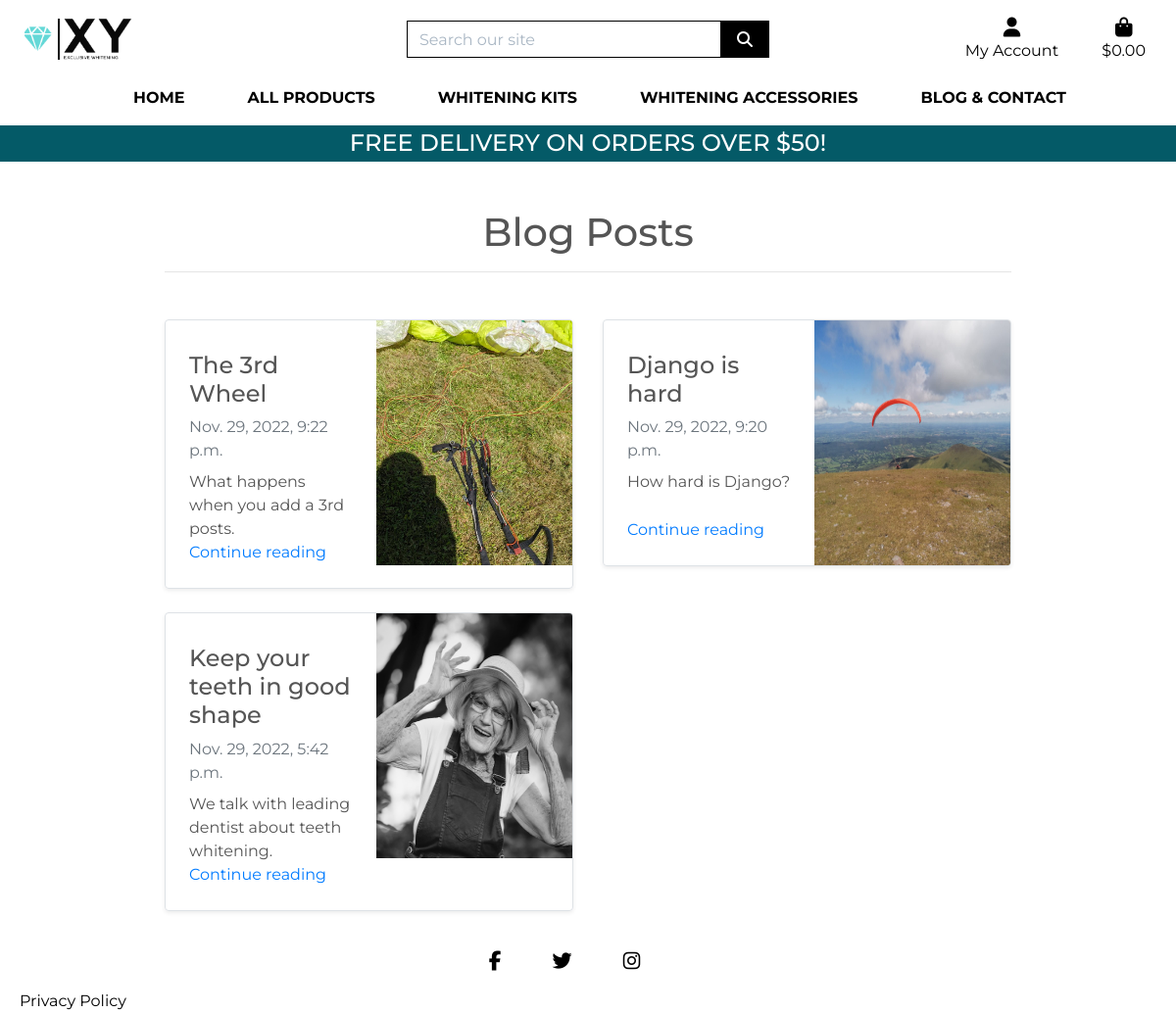
Page /blog/posts/ on the committed database.
### blog/models.py (models this page shows, shortened)
class Post(models.Model):
    title = models.CharField(max_length=100)
    slug = models.SlugField()
    overview = models.TextField()
    timestamp = models.DateTimeField(auto_now_add=True)
    content = models.TextField()
    author = models.ForeignKey(Author, on_delete=models.CASCADE)
    thumbnail = models.ImageField()
    categories = models.ManyToManyField(Category)
    featured = models.BooleanField()

### blog/views.py (the view)
# urls.py: path('posts/', allposts, name = 'allposts'),
def allposts(request):
    posts = Post.objects.order_by('-timestamp')
    context = {
        'posts': posts,
    }
    return render(request, 'all_posts.html', context)

### bag/contexts.py (called while the page is built, shortened)
def bag_contents(request):
    bag_items = []
    total = 0
    product_count = 0
    bag = request.session.get('bag', {})
    if total < settings.FREE_DELIVERY_THRESHOLD:
        delivery = total * Decimal(settings.STANDARD_DELIVERY_PERCENTAGE / 100)
        free_delivery_delta = settings.FREE_DELIVERY_THRESHOLD - total
    else:
        delivery = 0
        free_delivery_delta = 0
    grand_total = delivery + total
    context = {
        'bag_items': bag_items,
        'total': total,
        'product_count': product_count,
        'delivery': delivery,
        'free_delivery_delta': free_delivery_delta,
        'free_delivery_threshold': settings.FREE_DELIVERY_THRESHOLD,
        'grand_total': grand_total,
    }
    return context

### exclusive_whitening/context_processors.py (called while the page is built)
def media(request):
    return {'MEDIA_URL': settings.MEDIA_URL}

### blog/templates/all_posts.html (shortened to what this page needs)
{% extends 'base.html' %}
{% block content %}
<section class="text-gray-600 body-font">
    <div class="container px-5 py-24 mx-auto">
        <div class="flex flex-wrap w-full mb-20">
            <div class="lg:w-1/2 w-full mb-5 lg:mb-0 mt-5">
                <h1 class="sm:text-3xl text-2xl font-medium title-font mb-2 text-gray-900 text-center">
                    Blog Posts </h1>
                <hr>
            </div>
        </div>
        <div class="row mb-2">
            {% for post in posts %}
            <div class="col-md-6">
                <div
                    class="row no-gutters border rounded overflow-hidden flex-md-row mb-4 shadow-sm h-md-250 position-relative">
                    <div class="col p-4 d-flex flex-column position-static">
                        <h4 class="mb-2">{{ post.title }}</h3>
                            <div class="mb-2 text-muted">{{ post.timestamp }}</div>
                            <p class="card-text mb-auto">{{ post.overview }}</p>
                            <a href="{% url 'post' post.slug %}" class="stretched-link">Continue reading</a>
                    </div>
                    <div class="col-auto d-none d-lg-block">
                        <img width="200" height="250" object-fit="cover" src="{{ MEDIA_URL }}{{ post.thumbnail }}"
                            alt="An image related to the blog post titled: {{ post.title }}">
                    </div>
                </div>
            </div>
            {% endfor %}
        </div>
    </div>
</section>
{% endblock content %}

### static/css/base.css (style rules this page uses)
html { height: 100%; }
body { color: #555; font-family: 'Montserrat', sans-serif; }
@media (min-width: 1200px) { .container { max-width: 80%; } }

### rows in the picture
Post: title "The 3rd Wheel", timestamp "Nov. 29, 2022, 9:22 p.m.", overview "What happens when you add a 3rd posts.", thumbnail (picture)
Post: title "Django is hard", timestamp "Nov. 29, 2022, 9:20 p.m.", overview "How hard is Django?", thumbnail (picture)
Post: title "Keep your teeth in good shape", timestamp "Nov. 29, 2022, 5:42 p.m.", overview "We talk with leading dentist about teeth whitening.", thumbnail (picture)

### other values in the picture
{{ free_delivery_threshold }} "50"
